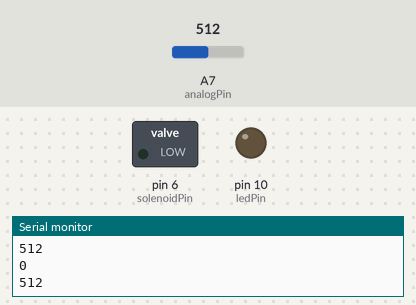
Recording of a sketch running on a simulated Arduino Nano, built with avr-gcc and run on an emulated ATmega328P. On the bench: switched loads named in the sketch (green lamp = pin HIGH), output pins drawn as LEDs (lit = HIGH), the last lines printed to the serial monitor. Dashed ring = blinking. The test bench sets the inputs (shaded band); at power-on: A7 (analogPin) = 512.

Above: at 1.2 s.
1.3 s: A7 (analogPin) set to 1002
2.8 s: A7 (analogPin) set to 1021
At 2.96 s:
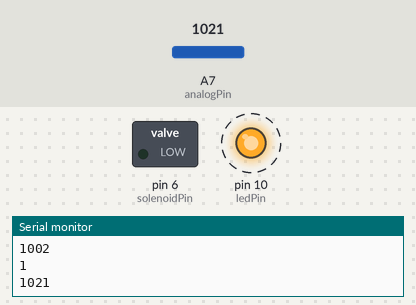
5.8 s: A7 (analogPin) set to 900
At 7.0 s:
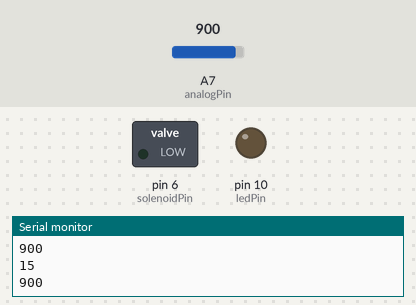
7.3 s: A7 (analogPin) set to 1022
At 8.48 s:
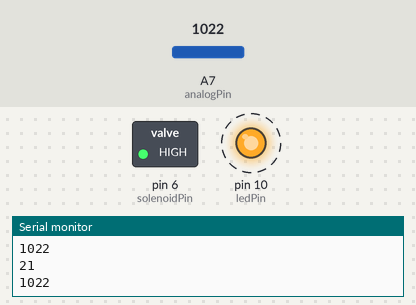
10.3 s: A7 (analogPin) set to 716
At 11.1 s:
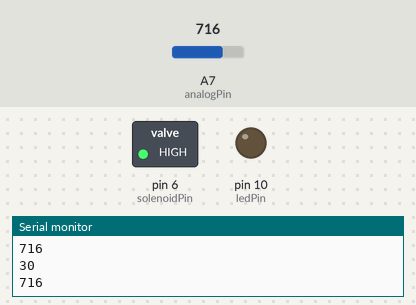
Timing chart, 0 to 12.8 s (numbered marks = the images above; inputs shaded):
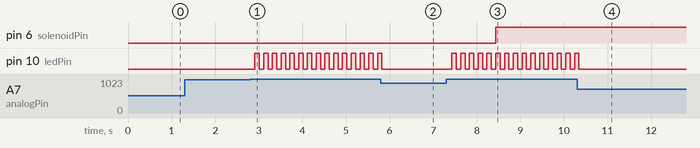

Measured:
- the behaviour switches between 1012 and 1013 on A7 (analogPin) (found by bisection; images 0 and 1)
- after the input at 2.8 s, pin 10 (ledPin): alternates HIGH for 0.10 s and LOW for 0.10 s, starting after 0.11 s
- after the input at 5.8 s, pin 6 (solenoidPin): stays LOW (without the input it goes to HIGH after 1.1 s); pin 10 (ledPin): goes on until 5.8 s, then stays LOW
- after the input at 7.3 s, pin 6 (solenoidPin): LOW → HIGH after 1.1 s; pin 10 (ledPin): alternates HIGH for 0.10 s and LOW for 0.10 s, starting after 0.13 s
- after the input at 10.3 s, pin 10 (ledPin): goes on until 10.3 s, then stays LOW

The sketch:

Angry-Bag_2.0_Solenoid-code.ino
```cpp
/*  01-04-2020
 *  Advanced Wearables Assignment 3 : Final Project
 *  Project Name: Angry Bag 2.0 | The Recipe
 *  Microcontroller: Arduino Nano 33 IoT
 *  Motor: Solenoid
 *  by Priya Bandodkar
 */


const int ledPin =  10;     // LED Digital Output Pin
const int analogPin = 7;     // Analog Sensor Input Pin

const int solenoidPin = 6;      // Solenoid Output Pin

int analogValue = 0;            // Set initial Analog Value
int analogThreshold =1012;
int ledState = LOW;          // Set initial LED State
int solenoidState = LOW;   // Set initial solenoid state

int counterValue = 0;        // Declare variable to count blinks
int maxCount = 20;      // Declare variable for maximum blinks

void setup() {

  Serial.begin(9600);   // Initialize serial
  //CircuitPlayground.begin();  // Initialize Circuit Playground library
  pinMode(ledPin, OUTPUT);
  pinMode(solenoidPin, OUTPUT);
  //myservo.attach(servoPin);   // Attach the servo on servoPin

}

void loop() {
  analogValue = analogRead(analogPin);
  delay (100);

if (analogValue > analogThreshold) {
      if (ledState == LOW) {
      ledState = HIGH;
      counterValue++;
    } else {
      ledState = LOW;
    }
} else {
     ledState = LOW;
     }
 digitalWrite(ledPin, ledState);

if (counterValue > maxCount) {
      solenoidState = HIGH;
     }
     else {
     solenoidState = LOW;
     }

 digitalWrite(solenoidPin, solenoidState);

  Serial.println (counterValue);
  Serial.println (analogValue);
}

/*
  Credits:
  1) Blink without Delay
  created 2005
  by David A. Mellis
  modified 8 Feb 2010
  by Paul Stoffregen
  modified 11 Nov 2013
  by Scott Fitzgerald
  modified 9 Jan 2017
  by Arturo Guadalupi

  http://www.arduino.cc/en/Tutorial/BlinkWithoutDelay
*/
```
